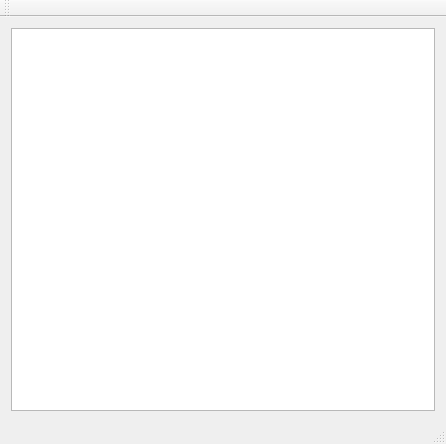
<?xml version="1.0" encoding="UTF-8"?>
<ui version="4.0">
 <class>MainWindow</class>
 <widget class="QMainWindow" name="MainWindow">
  <property name="geometry">
   <rect>
    <x>0</x>
    <y>0</y>
    <width>446</width>
    <height>444</height>
   </rect>
  </property>
  <property name="windowTitle">
   <string>Amicable numbers</string>
  </property>
  <widget class="QWidget" name="centralWidget">
   <layout class="QGridLayout" name="gridLayout">
    <item row="2" column="0" colspan="2">
     <widget class="QTableView" name="tableView">
      <property name="sizePolicy">
       <sizepolicy hsizetype="Expanding" vsizetype="Expanding">
        <horstretch>0</horstretch>
        <verstretch>0</verstretch>
       </sizepolicy>
      </property>
     </widget>
    </item>
   </layout>
  </widget>
  <widget class="QMenuBar" name="menuBar">
   <property name="geometry">
    <rect>
     <x>0</x>
     <y>0</y>
     <width>446</width>
     <height>22</height>
    </rect>
   </property>
  </widget>
  <widget class="QStatusBar" name="statusBar"/>
  <widget class="QToolBar" name="toolBar">
   <property name="windowTitle">
    <string>toolBar</string>
   </property>
   <attribute name="toolBarArea">
    <enum>TopToolBarArea</enum>
   </attribute>
   <attribute name="toolBarBreak">
    <bool>false</bool>
   </attribute>
  </widget>
 </widget>
 <layoutdefault spacing="6" margin="11"/>
 <resources/>
 <connections/>
</ui>
